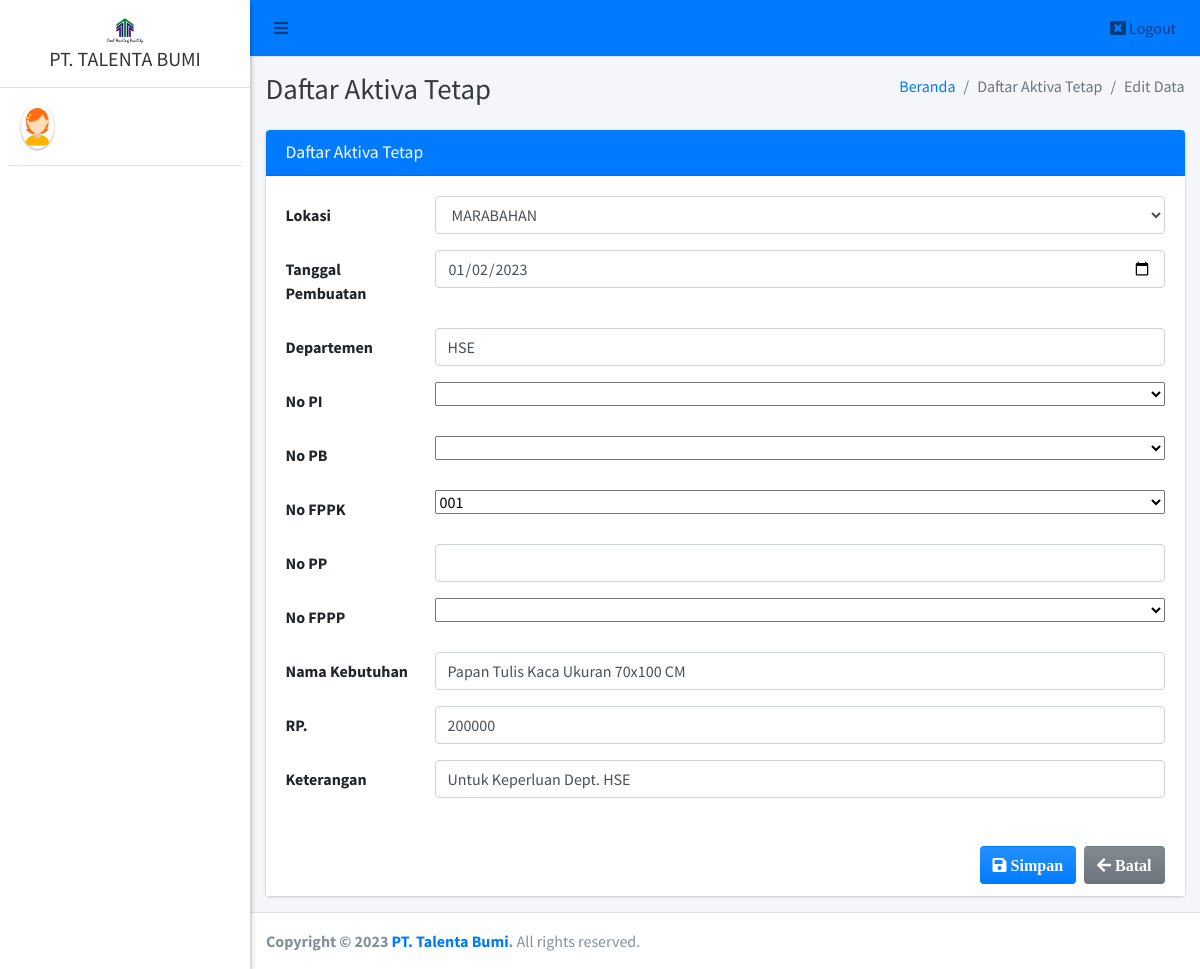
The page /pimpinan/rekap_harian/edit?id=81 on the database as committed earlier.
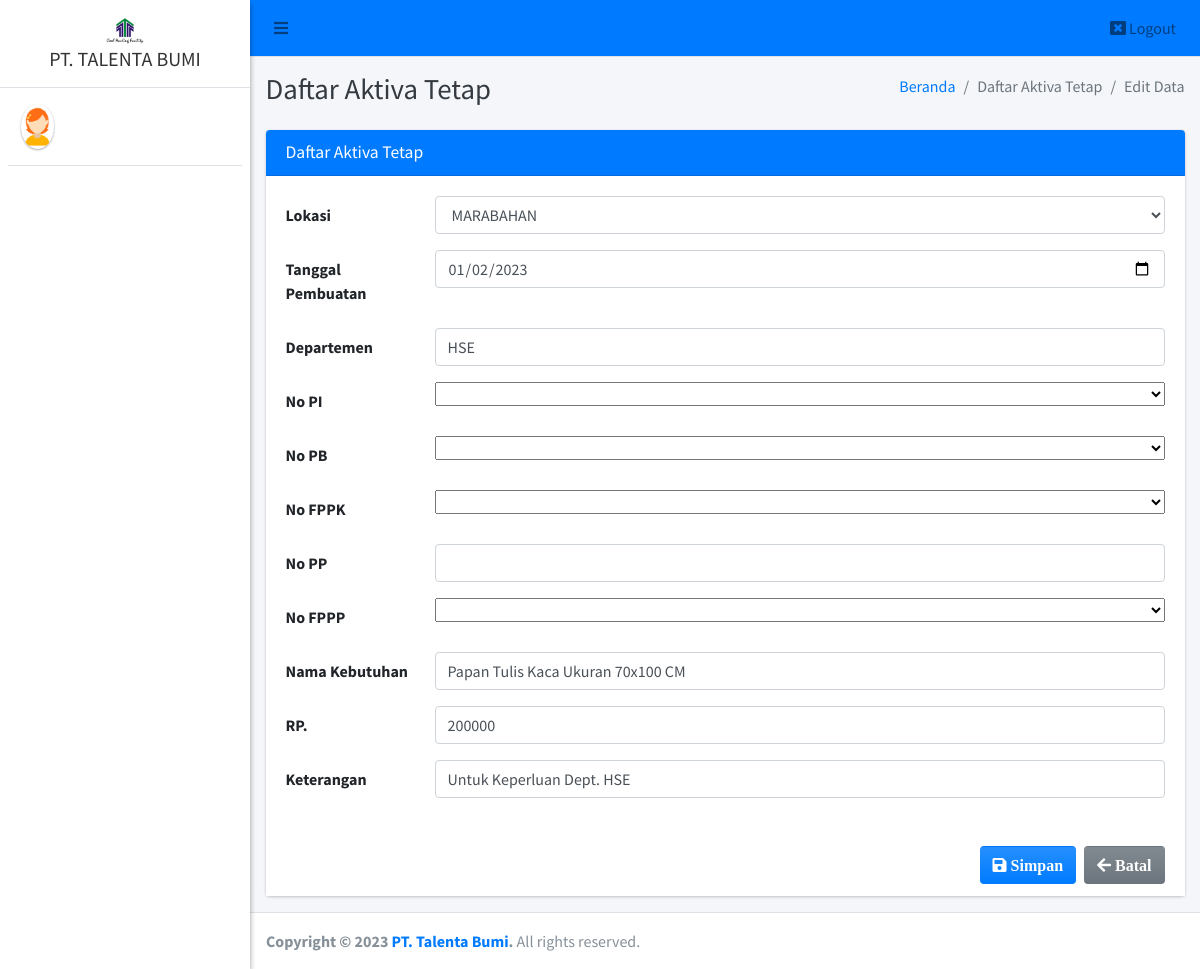
The same page on the database as committed later.
### tables this page shows
CREATE TABLE `rekap_harian` (
  `id_rh` int(11) NOT NULL,
  `lokasi_rh` varchar(50) DEFAULT NULL,
  `tanggal_pembuatan` date DEFAULT NULL,
  `departemen_rh` varchar(40) DEFAULT NULL,
  `id_pi` int(11) DEFAULT NULL,
  `id_pb` int(11) DEFAULT NULL,
  `id_fppk` int(11) DEFAULT NULL,
  `id_pp` int(11) DEFAULT NULL,
  `id_fppp` int(11) DEFAULT NULL,
  `nama_kebutuhan` varchar(40) DEFAULT NULL,
  `jumlah_rh` varchar(20) NOT NULL,
  `satuan_rh` varchar(20) NOT NULL,
  `rp` varchar(50) DEFAULT NULL,
  `keterangan_rh` text
);

CREATE TABLE `fppk` (
  `id_fppk` int(11) NOT NULL,
  `departemen` varchar(30) NOT NULL,
  `tanggal` date NOT NULL,
  `no_fppk` varchar(25) NOT NULL,
  `uraian_kebutuhan` text NOT NULL,
  `jumlah` varchar(20) DEFAULT NULL,
  `satuan` varchar(20) DEFAULT NULL
);

### pimpinan/rekap_harian/edit.php (the view, shortened to what the changed rows need)
<?php
require '../../config/koneksi.php';
?>
<!DOCTYPE html>
<html>
<?php
include '../../templates/head.php';
$id = $_GET['id'];
$data = $koneksi->query("SELECT * FROM rekap_harian WHERE id_rh = '$id'");
$row = $data->fetch_array();
?>
<body class="hold-transition sidebar-mini layout-fixed">
    <div class="wrapper">
        <div class="content-wrapper">
            <div class="content-header">
                <div class="container-fluid">
                    <div class="row mb-2">
                        <div class="col-sm-6">
                            <h1 class="m-0 text-dark">Daftar Aktiva Tetap</h1>
                        </div>
                    </div>
                </div>
            </div>
            <section class="content">
                <div class="container-fluid">
                    <form class="form-horizontal" method="POST" action="" enctype="multipart/form-data">
                        <div class="row">
                            <div class="col-md-12">
                                <div class="card card-primary">
                                    <div class="card-body" style="background-color: white;">
                                        <div class="form-group row">
                                            <div class="col-sm-10">
                                                <select class="form-control" data-placeholder="Pilih" name="lokasi_rh">
                                                    <option value="<?= $row['lokasi_rh'] ?>"><?= $row['lokasi_rh'] ?></option>
                                                </select>
                                            </div>
                                        </div>
                                        <div class="form-group row">
                                            <div class="col-sm-10">
                                                <input type="date" class="form-control" name="tanggal_pembuatan" value="<?= $row['tanggal_pembuatan'] ?>">
                                            </div>
                                        </div>
                                        <div class="form-group row">
                                            <div class="col-sm-10">
                                                <input type="text" class="form-control" name="departemen_rh" value="<?= $row['departemen_rh'] ?>">
                                            </div>
                                        </div>
                                        <div class="form-group row">
                                            <div class="col-sm-10">
                                                <select class="form control select2" name="id_fppk" id="id_fppk" data-placeholder="Pilih" style="width: 100%;">
                                                    <option value="0"></option>
                                                    <?php
                                                    $sd = $koneksi->query("SELECT * FROM fppk ORDER BY id_fppk DESC");
                                                    foreach ($sd as $item) {
                                                    ?>
                                                        <option value="<?= $item['id_fppk'] ?>" <?= $row['id_fppk'] == $item['id_fppk'] ? 'selected' : '' ?>><?= $item['no_fppk'] ?></option>
                                                    <?php } ?>
                                                </select>
                                            </div>
                                        </div>
                                        <div class="form-group row">
                                            <div class="col-sm-10">
                                                <input type="text" class="form-control" name="nama_kebutuhan" value="<?= $row['nama_kebutuhan'] ?>">
                                            </div>
                                        </div>
                                        <div class="form-group row">
                                            <div class="col-sm-10">
                                                <input type="number" class="form-control" name="rp" value="<?= $row['rp'] ?>">
                                            </div>
                                        </div>
                                        <div class="form-group row">
                                            <div class="col-sm-10">
                                                <input type="text" class="form-control" name="keterangan_rh" value="<?= $row['keterangan_rh'] ?>">
                                            </div>
                                        </div>
                                    </div>
                                </div>
                            </div>
                        </div>
                    </form>
                </div>
            </section>
        </div>
    </div>
</body>
</html>

Rows that differ between the two databases and show on the page:
changed rekap_harian "MARABAHAN": id_fppk "001" → (not shown)
